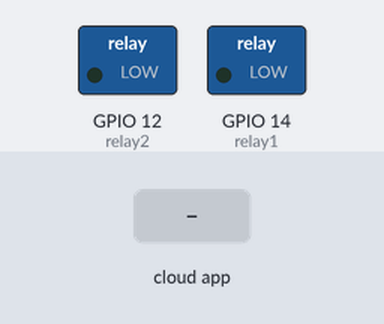
A sketch run on a simulated ESP8266 (NodeMCU). On the bench: switched loads named in the sketch (green lamp = pin HIGH). The test bench sets the inputs (shaded band).

Above: at 1.2 s.
1.3 s: the phone or cloud app sets Dining to 1
At 2.0 s:
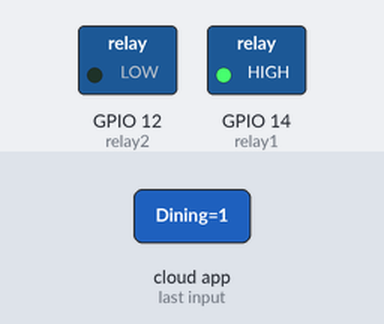
2.8 s: the phone or cloud app sets Living to 1
At 3.1 s:
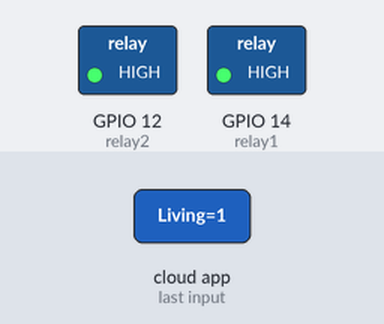
4.3 s: the phone or cloud app sets Dining to 0
At 5.5 s:
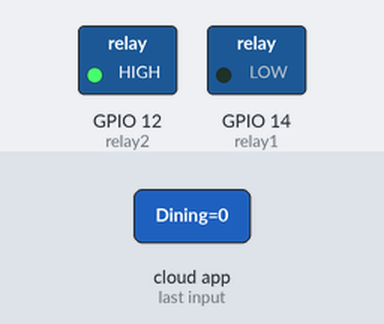
5.8 s: the phone or cloud app sets Living to 0
At 6.6 s:
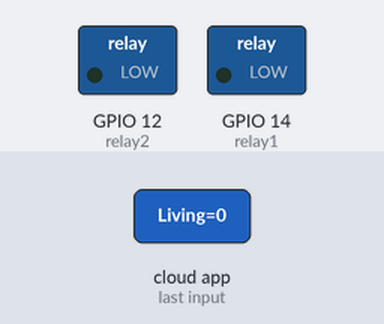
Timing chart, 0 to 8.3 s (numbered marks = the images above; inputs shaded):
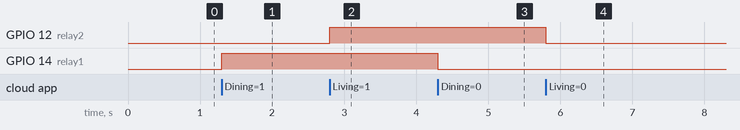

Measured:
- after the input at 1.3 s, GPIO 14 (relay1): LOW → HIGH at once
- after the input at 2.8 s, GPIO 12 (relay2): LOW → HIGH at once
- after the input at 4.3 s, GPIO 14 (relay1): HIGH → LOW at once
- after the input at 5.8 s, GPIO 12 (relay2): HIGH → LOW at once

The sketch:

ESP8266.ino
```cpp
#define THINGER_SERIAL_DEBUG

#include <ThingerESP8266.h>
#include "arduino_secrets.h"

const int relay1 = 14;
const int relay2 = 12;

ThingerESP8266 thing(USERNAME, DEVICE_ID, DEVICE_CREDENTIAL);

void setup() {
  // open serial for monitoring
  Serial.begin(115200);

  // set builtin led as output
  //pinMode(LED_BUILTIN, OUTPUT);
  pinMode(relay1, OUTPUT);
  pinMode(relay2, OUTPUT);
  // add WiFi credentials
  thing.add_wifi(SSID, SSID_PASSWORD);

  // digital pin control example (i.e. turning on/off a light, a relay, configuring a parameter, etc)
  //thing["led"] << digitalPin(LED_BUILTIN);
  thing["Dining"] << digitalPin(relay1);
  thing["Living"] << digitalPin(relay2);

  // resource output example (i.e. reading a sensor value)
  thing["millis"] >> outputValue(millis());

  // more details at http://docs.thinger.io/arduino/
}

void loop() {
  thing.handle();
}
```

arduino_secrets.h
```cpp
// Credentials to be replace from your Thinger console.
#define USERNAME " "
#define DEVICE_ID " "
#define DEVICE_CREDENTIAL " "

#define SSID " "
#define SSID_PASSWORD " "
```
